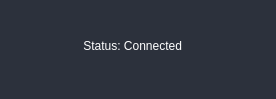
<?xml version="1.0" encoding="UTF-8"?>
<ui version="4.0">
 <class>MainWindow</class>
 <widget class="QMainWindow" name="MainWindow">
  <property name="geometry">
   <rect>
    <x>0</x>
    <y>0</y>
    <width>276</width>
    <height>99</height>
   </rect>
  </property>
  <property name="windowTitle">
   <string>MainWindow</string>
  </property>
  <property name="styleSheet">
   <string notr="true">background-color: rgb(44, 49, 60);</string>
  </property>
  <widget class="QWidget" name="centralwidget">
   <widget class="QLabel" name="label">
    <property name="geometry">
     <rect>
      <x>70</x>
      <y>30</y>
      <width>151</width>
      <height>31</height>
     </rect>
    </property>
    <property name="styleSheet">
     <string notr="true">QLabel{
	color:white;
}</string>
    </property>
    <property name="text">
     <string>    Status: Connected</string>
    </property>
   </widget>
  </widget>
  <widget class="QStatusBar" name="statusbar"/>
 </widget>
 <resources/>
 <connections/>
</ui>
